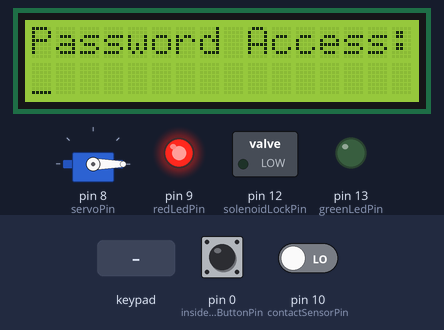
A sketch run on a simulated Arduino Uno, built with avr-gcc and run on an emulated ATmega328P. On the bench: servo, 16×2 character LCD, switched loads named in the sketch (green lamp = pin HIGH), output pins drawn as LEDs (lit = HIGH). The test bench sets the inputs (shaded band); at power-on: pin 0 (insideDoorButtonPin) LOW, pin 10 (contactSensorPin) LOW.

Above: at 1.2 s.
1.3 s: keypad keys 0 1 2 3 # pressed 0.4 s apart
At 3.8 s:
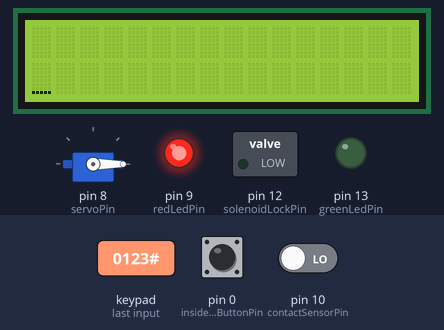
4.9 s: pin 0 (insideDoorButtonPin) pulled HIGH for 1 s
At 5.3 s:
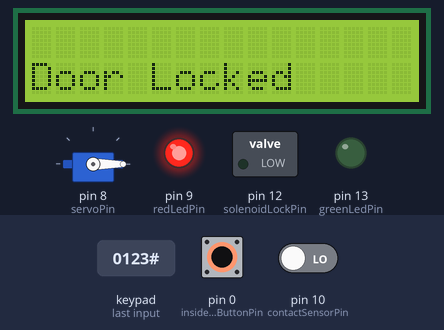
7.4 s: key '1' pressed
At 8.1 s:
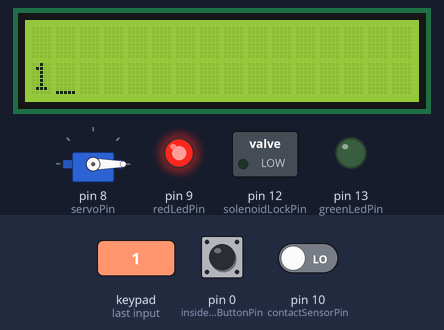
8.9 s: key '2' pressed
At 10.1 s:
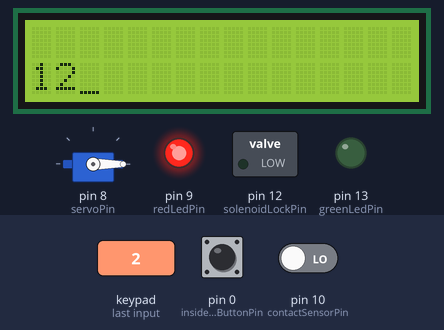
10.4 s: keypad keys 0 1 2 3 pressed 0.4 s apart
At 11.8 s:
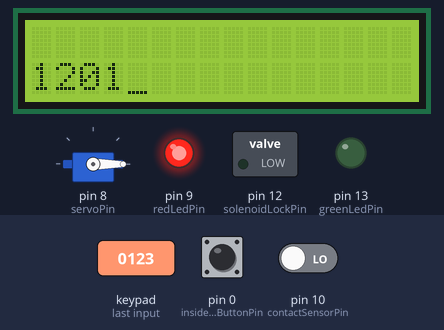
13.5 s: pin 0 (insideDoorButtonPin) pulled HIGH for 3.2 s
At 17.5 s:
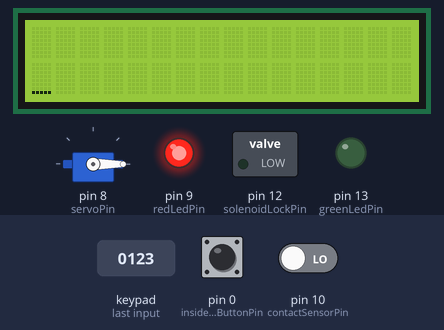
Timing chart, 0 to 19.0 s (numbered marks = the images above; inputs shaded):
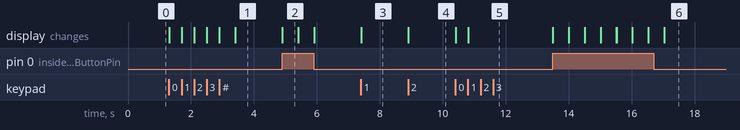

The sketch:

Servo_Door_Lock.ino
```cpp
#include <EEPROM.h>
#include <Key.h>
#include <Keypad.h>

#include <LiquidCrystal.h>
#include <Servo.h>


Servo MyServo;  //current servo
int servoPin = 8;
int solenoidLockPin = 12;
int redLedPin = 9;
int greenLedPin = 13;
int outdoorLightsPin = 11;
int contactSensorPin = 10;
int insideDoorButtonPin = 0;

int pos = 0;  //initial position of servo
int lastDoorState;  //to track the state of the door

//lcd declearations
LiquidCrystal lcd(A4, A5, A3, A2, A1, A0);
const byte rows = 4;
const byte cols = 3;

//keypad declearations
byte rowPins[rows] = {4,3,2,1}; //this may be incorrect
byte colPins[cols] = {5,6,7};

//define the symbols on the buttons of the keypads
char key[rows][cols] = {
  {'1', '2', '3'},
  {'4', '5', '6'},
  {'7', '8', '9'},
  {'*', '0', '#'}
};

//initialize an instance of class NewKeypad
Keypad myKeyPad = Keypad(makeKeymap(key), rowPins, colPins, rows, cols);
char defaultPassword[4] = {'0', '1','2','3'};
char currentPassword[4]; //value will be gotten from the cloud
char codeInput[4];  // Variable to store current user's pressed password
int currentKeyCount = 0;
char currentKeyPressed; //stores the keys as the user presses
int currentposition = 0;  //the position of the cursor


void setup() {

  // put your setup code here, to run once:
  pinMode(redLedPin, OUTPUT);
  pinMode(greenLedPin, OUTPUT);
  pinMode(solenoidLockPin, OUTPUT);
  pinMode(contactSensorPin, INPUT);
  pinMode(insideDoorButtonPin, INPUT);

  MyServo.attach(servoPin); //Declare servoPin for servo
  MyServo.write(0); // Set initial position at 0 degrees

  lcd.begin(16, 2);
  if (currentposition == 0){
    lcd.print("Password Access:");
    lcd.setCursor(0,1); //Move coursor to second Line
  }
  lcd.cursor(); //turn on the cursor

  digitalWrite(greenLedPin, LOW); //TURN OFF
  digitalWrite(redLedPin, HIGH);  //TURN ON
  currentKeyCount = 0;

    //get curent password from the cloud here
    // currentPassword = defaultPassword;  //set to default password for now


}

void loop() {
  // put your main code here, to run repeatedly:
  if(digitalRead(contactSensorPin) == HIGH && digitalRead(solenoidLockPin) == HIGH){ //if contact sensor is triggered then lock door
    SolenoidLock();
  }
  if (digitalRead(insideDoorButtonPin) == HIGH){
    //when button is pressed and new door state doesnt match last dor state
    ToggleDoor();
  }


  currentKeyPressed = myKeyPad.getKey(); //to catch keys pressed by the user
  if (!currentKeyPressed){  //if the key isnt pressed
    if (currentKeyCount == 4 && strlen(codeInput) == 5){  //if user inputs 4 digits. 5 there accounts for null terminating
      if (MatchPassword(codeInput)){  //if user inputs correct password
          Unlock();
      }
      else {  //if it is incorrect
        //lcd.setCursor(0,1); //Move coursor back to second Line
        lcd.clear();
        lcd.print(" Incorrect Passcode");
        // lcd.print(("difference is %d",defaultPassword));
        // lcd.print(("difference is %d",codeInput));

        delay(500);
        Lock();

      }
  }
    return;
  }
  if (currentKeyCount < 4 && currentKeyPressed != '#' && currentKeyPressed != '*'){
    lcd.print(currentKeyPressed); //for now displays the key to test if its working
    codeInput[currentKeyCount] = currentKeyPressed; //store the current key as part of the code
    currentKeyCount++;  //reflect the increase in keycount
  }
  else if (currentKeyPressed == '#'){ //# clears the imputted password
    Lock();
  }
  else if (currentKeyPressed == '*'){ //* deletes an inputted password the imputted password
    //not sure hw to unprint will do this later
  }


}


void Lock()  //lock the servo and update the display
{

lcd.setCursor(0,1);

lcd.print("Door Locked     ");

delay(500);

lcd.setCursor(0,1);

lcd.clear(); //Clear Password

lcd.setCursor(0,1);

currentKeyCount = 0;

digitalWrite(greenLedPin, LOW); //TURN OFF
digitalWrite(redLedPin, HIGH);  //TURN ON
MyServo.write(0); // Set initial position at 0 degrees

}

void SolenoidLock()
{
  currentposition = 0;

if (currentposition == 0){  //ask for the password again
    lcd.setCursor(0,0); //Move coursor to second Line
    lcd.print("Password Access:");
    lcd.setCursor(0,1); //Move coursor to second Line
  }
  digitalWrite(solenoidLockPin, LOW); //change the solenoid lock to its locked state
  lastDoorState = LOW;
}

void Unlock() {
  lcd.clear();
  lcd.print("Pass Accepted");
  digitalWrite(solenoidLockPin, HIGH);  //unlock the solenoid lock
  delay(500);
  MyServo.write(90); // open the door mechanically
  delay(500);
  ////also use light to indicate
  digitalWrite(greenLedPin, HIGH);
  digitalWrite(redLedPin, HIGH);

  memset(codeInput, 0, sizeof defaultPassword); //clear this array so user can re-input password
  delay(500);
  //Lock(); //lock afterwards
  //do other things relating with the cloud here
}

boolean MatchPassword (char _inputCode[4])
{
  for (int i=0;i<sizeof defaultPassword;i++){
    if (codeInput[i] != defaultPassword[i]){
        return false; //return false if any of the letters dont match
    }
  }
    return (true);  //else returntrue
}

void ControlOutDoorLight(int hourofday, int hourthreshold)  //adjust outdoorlight based on time of day
{
  if (hourofday >hourthreshold){
    digitalWrite(outdoorLightsPin, HIGH);
  }
  else {
    digitalWrite(outdoorLightsPin, LOW);
  }
}

void ToggleDoor()
{
  switch (digitalRead(contactSensorPin)){
    case (LOW):
      Lock();
      break;
    default:
      Unlock();
      break;
  }
}
```

Measured:
- after the input at 1.3 s, the display: first changes at once (image 1 shows a later state)
- after the input at 4.9 s, the display: changes at once (image 2)
- after the input at 7.4 s, the display: changes at once (image 3)
- after the input at 8.9 s, the display: changes at once (image 4)
- after the input at 10.4 s, the display: first changes at once (image 5 shows a later state)
- after the input at 13.5 s, the display: first changes at once (image 6 shows a later state)
- what the display in image 2 shows lasts 0.5 s, from 4.9 s to 5.4 s
